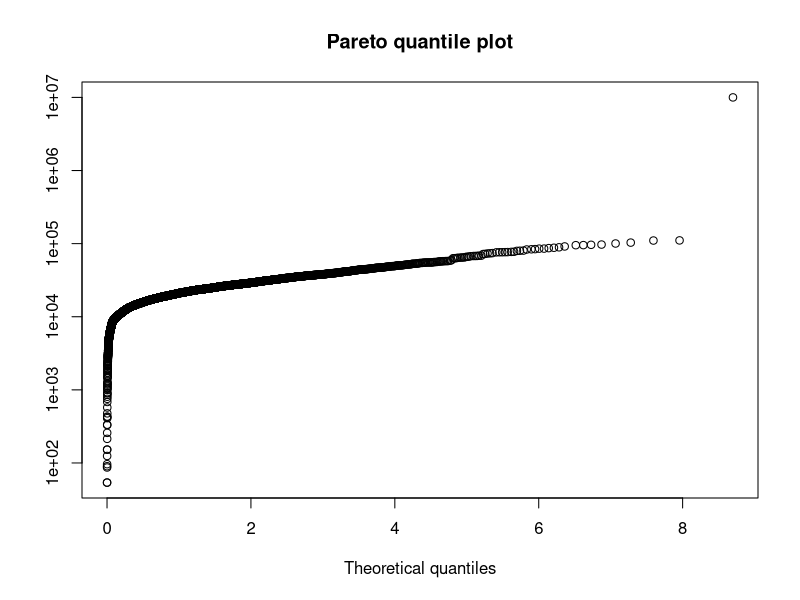
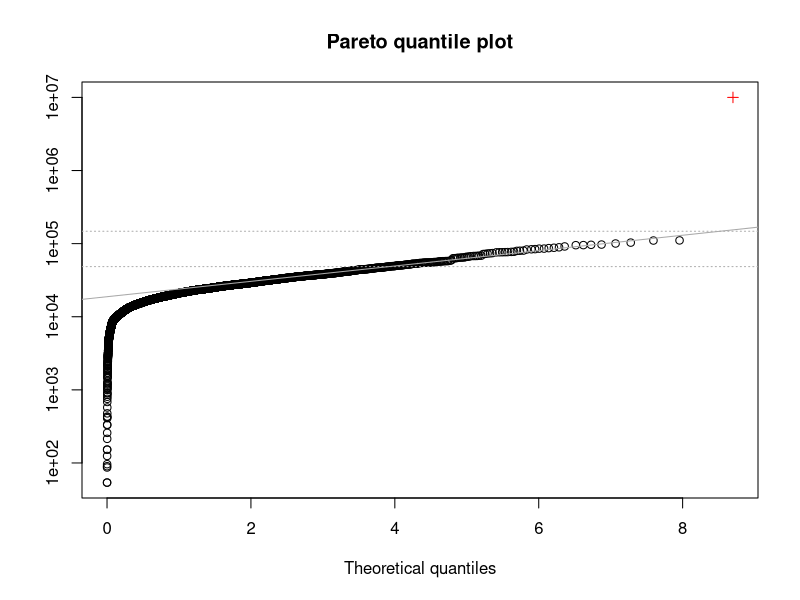

R code for these plots, in order:
### R code from vignette source 'laeken-intro.Rnw'
### Encoding: UTF-8

###################################################
### code chunk number 1: laeken-intro.Rnw:108-110
###################################################
options(prompt = "R> ", continue = "+  ", width = 72, useFancyQuotes = FALSE)
library("laeken")


###################################################
### code chunk number 2: laeken-intro.Rnw:165-166 (eval = FALSE)
###################################################
## vignette(package="laeken")


###################################################
### code chunk number 3: laeken-intro.Rnw:245-247
###################################################
data("eusilc")
head(eusilc[, 1:10], 3)


###################################################
### code chunk number 4: laeken-intro.Rnw:270-272
###################################################
data("ses")
head(ses[, 1:7], 3)


###################################################
### code chunk number 5: laeken-intro.Rnw:393-394
###################################################
arpr("eqIncome", weights = "rb050", data = eusilc)


###################################################
### code chunk number 6: laeken-intro.Rnw:409-410
###################################################
arpr("eqIncome", weights = "rb050", p = c(0.4, 0.5, 0.7), data = eusilc)


###################################################
### code chunk number 7: laeken-intro.Rnw:432-433
###################################################
qsr("eqIncome", weights = "rb050", data = eusilc)


###################################################
### code chunk number 8: laeken-intro.Rnw:463-464
###################################################
rmpg("eqIncome", weights = "rb050", data = eusilc)


###################################################
### code chunk number 9: laeken-intro.Rnw:484-485
###################################################
gini("eqIncome", weights = "rb050", data = eusilc)


###################################################
### code chunk number 10: laeken-intro.Rnw:527-528
###################################################
gpg("earningsHour", gender = "sex", weigths = "weights", data = ses)


###################################################
### code chunk number 11: laeken-intro.Rnw:551-553
###################################################
gpg("earningsHour", gender = "sex", weigths = "weights", data = ses, 
    method = "median") 


###################################################
### code chunk number 12: laeken-intro.Rnw:590-591
###################################################
gini("eqIncome", weights = "rb050", data = eusilc)


###################################################
### code chunk number 13: laeken-intro.Rnw:594-595
###################################################
gini(eusilc$eqIncome, weights = eusilc$rb050)


###################################################
### code chunk number 14: laeken-intro.Rnw:671-673
###################################################
a <- arpr("eqIncome", weights = "rb050", breakdown = "db040", data = eusilc)
a


###################################################
### code chunk number 15: laeken-intro.Rnw:687-688
###################################################
subset(a, strata = c("Lower Austria", "Vienna"))


###################################################
### code chunk number 16: laeken-intro.Rnw:756-759
###################################################
hID <- eusilc$db030[which.max(eusilc$eqIncome)]
eqIncomeOut <- eusilc$eqIncome
eqIncomeOut[eusilc$db030 == hID] <- 10000000


###################################################
### code chunk number 17: laeken-intro.Rnw:766-768
###################################################
keep <- !duplicated(eusilc$db030)
eusilcH <- data.frame(eqIncome=eqIncomeOut, db090=eusilc$db090)[keep,]


###################################################
### code chunk number 18: laeken-intro.Rnw:797-798
###################################################
paretoQPlot(eusilcH$eqIncome, w = eusilcH$db090)


###################################################
### code chunk number 19: laeken-intro.Rnw:853-855
###################################################
ts <- paretoScale(eusilcH$eqIncome, w = eusilcH$db090)
ts


###################################################
### code chunk number 20: laeken-intro.Rnw:920-922
###################################################
thetaISE(eusilcH$eqIncome, k = ts$k, w = eusilcH$db090)
thetaISE(eusilcH$eqIncome, x0 = ts$x0, w = eusilcH$db090)


###################################################
### code chunk number 21: laeken-intro.Rnw:954-956
###################################################
thetaPDC(eusilcH$eqIncome, k = ts$k, w = eusilcH$db090)
thetaPDC(eusilcH$eqIncome, x0 = ts$x0, w = eusilcH$db090)


###################################################
### code chunk number 22: laeken-intro.Rnw:1010-1012
###################################################
fit <- paretoTail(eqIncomeOut, k = ts$k, w = eusilc$db090, 
                  groups = eusilc$db030)


###################################################
### code chunk number 23: laeken-intro.Rnw:1024-1025
###################################################
plot(fit)


###################################################
### code chunk number 24: laeken-intro.Rnw:1051-1053
###################################################
w <- reweightOut(fit, calibVars(eusilc$db040))
gini(eqIncomeOut, w)


###################################################
### code chunk number 25: laeken-intro.Rnw:1061-1064
###################################################
set.seed(123)
eqIncomeRN <- replaceOut(fit)
gini(eqIncomeRN, weights = eusilc$rb050)


###################################################
### code chunk number 26: laeken-intro.Rnw:1070-1072
###################################################
eqIncomeSN <- shrinkOut(fit)
gini(eqIncomeSN, weights = eusilc$rb050)


###################################################
### code chunk number 27: laeken-intro.Rnw:1079-1080
###################################################
gini(eqIncomeOut, weights = eusilc$rb050)


###################################################
### code chunk number 28: laeken-intro.Rnw:1153-1155
###################################################
arpr("eqIncome", weights = "rb050", design = "db040", cluster = "db030", 
     data = eusilc, var = "bootstrap", bootType = "naive", seed = 1234)


###################################################
### code chunk number 29: laeken-intro.Rnw:1203-1206
###################################################
aux <- cbind(calibVars(eusilc$db040), calibVars(eusilc$rb090))
arpr("eqIncome", weights = "rb050", design = "db040", cluster = "db030", 
     data = eusilc, var = "bootstrap", X = aux, seed = 1234)
